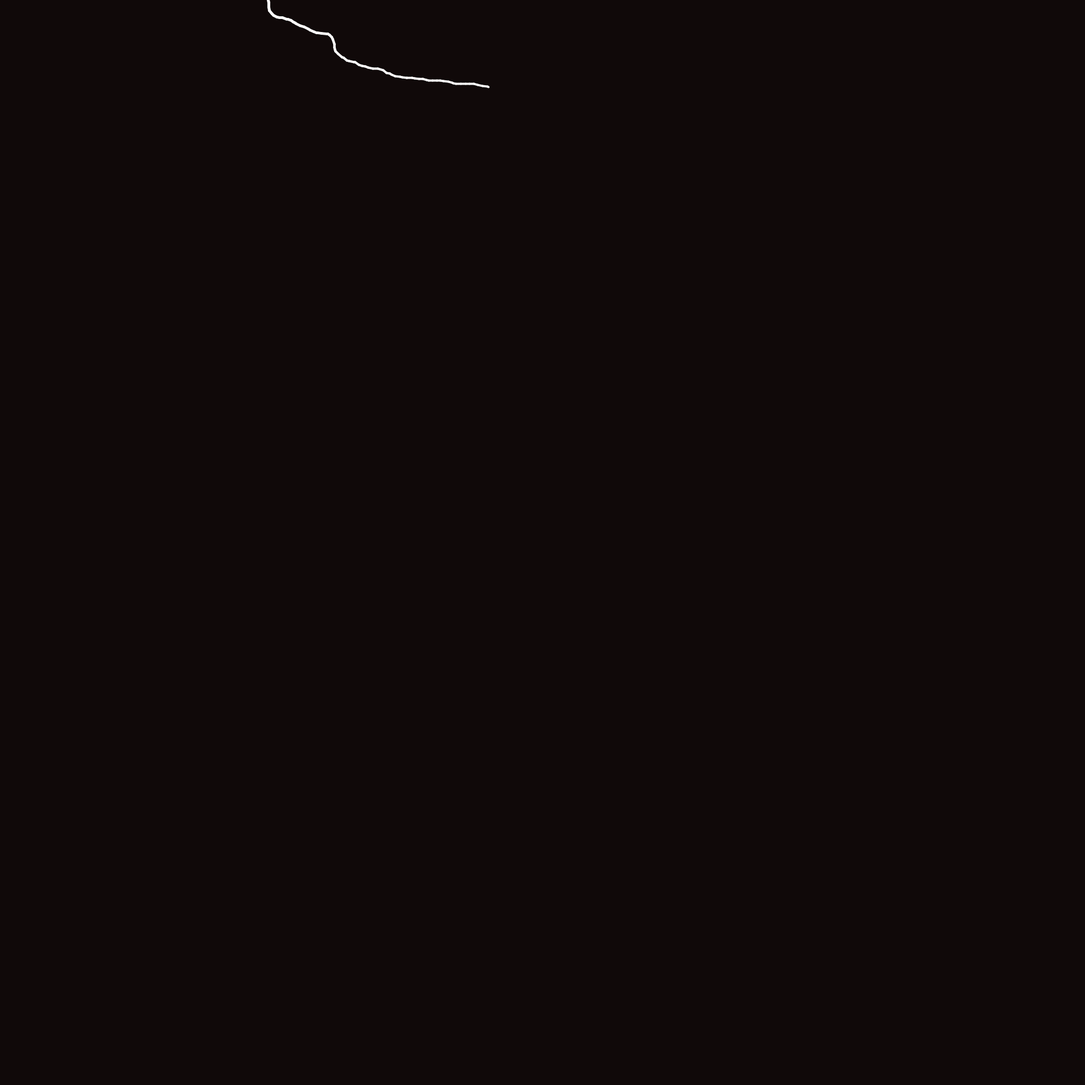
Frame 1 (no input)
Frame 60 (the mouse pressed at the canvas centre just before this capture): blank canvas, image omitted
Frame 120 (the mouse held since frame 60 and released just before this capture): blank canvas, image omitted

The Processing sketch that drew this single still picture (run headless with seeded random() and noise(); from frame 60 on, the mouse is pressed at the canvas centre):

// Processing sketch: lightning
// ── lightning.pde
int width = 900;
int height = 500;
 
 
float maxDTheta = PI/10;
float minDTheta = PI/20;
float maxTheta = PI/2;
float childGenOdds = .01;
 
float minBoltWidth = 3;
float maxBoltWidth = 10;
 
float minJumpLength = 1;
float maxJumpLength = 10;
 
boolean stormMode = true;
boolean fadeStrikes = true;
boolean randomColors = false;
float maxTimeBetweenStrikes = 3000;
 
color boltColor;
color skyColor;
 
 
lightningBolt bolt;
float lastStrike = 0;
float nextStrikeInNms = 0;
 
boolean playThunder = false;
boolean useDing = false;
 
//distance, in milliseconds, of the storm.
float meanDistance = 0;
//if the current time matches the time in this arraylist, it should fire!
ArrayList thunderTimes = new ArrayList();
 
 
void setup(){
  colorMode(HSB,100);
  smooth();
  size(2000, 2000);
  noFill();
  meanDistance = 1000*.5;
   
//  yellow = color(60/3.6,99,99);
//  red = color(0,99,99);
  boltColor = color(0,0,99);
  skyColor = color(0,0,10,20);
  background(skyColor);
 
  bolt = new lightningBolt(random(0,width),0,random(minBoltWidth,maxBoltWidth),0,minJumpLength,maxJumpLength,boltColor);
}
 
void draw(){
  //check if any of the stored times need to make a 'ding'
  if(playThunder && thunderTimes.size() > 0)
    if(millis() > (Float)thunderTimes.get(0)){
      thunderTimes.remove(0);
      println("boom!");
    }
   
  if(stormMode && millis()-lastStrike>nextStrikeInNms){//time for a new bolt?
    lastStrike = millis();
    nextStrikeInNms = random(0,maxTimeBetweenStrikes);
    
    //background changing
    float r; float g; float b;
    r = random(0, 50);
    g = random(0, 20);
    b = random(0, 50);
    skyColor = color(255, r, g, b);
    background(skyColor);
     
    bolt = new lightningBolt(random(0,width),0,random(minBoltWidth,maxBoltWidth),0,minJumpLength,maxJumpLength,boltColor);
    bolt.draw();
    if(playThunder)
      thunderTimes.add(bolt.getThunderTime());
    
    
  }
  else{
    if(fadeStrikes){
      noStroke();
      fill(skyColor);
      rect(0,0,width,height);
      noFill();
    }
  }
  
}
 
void stop(){
  super.stop();
}
 
int randomSign() //returns +1 or -1
{
  float num = random(-1,1);
  if(num==0)
    return -1;
  else
    return (int)(num/abs(num));
}
 
color randomColor(){
  return color(random(0,100),99,99);
}
 
color slightlyRandomColor(color inputCol,float length){
  float h = hue(inputCol);
  h = (h+random(-length,length))%100;
  return color(h,99,99);
}
// ── bolt.pde
class lightningBolt{
  float lineWidth0,theta,x0,y0,x1,y1,x2,y2,straightJump,straightJumpMax,straightJumpMin,lineWidth;
  color myColor;
  lightningBolt(float x0I, float y0I, float width0, float theta0, float jumpMin, float jumpMax, color inputColor){
 
    lineWidth0 = width0;
    lineWidth = width0;
    theta = theta0;
    x0 = x0I;
    y0 = y0I;
    x1 = x0I;
    y1 = y0I;
    x2 = x0I;
    y2 = y0I;
    straightJumpMin = jumpMin;
    straightJumpMax = jumpMax;
    myColor = inputColor;
    //it's a wandering line that goes straight for a while,
    //then does a jagged jump (large dTheta), repeats.
    //it does not aim higher than thetaMax
    //(where theta= 0 is down)
    straightJump = random(straightJumpMin,straightJumpMax);
  }
 
  //tells when the thunder should sound.
  float getThunderTime(){
    return (millis()+meanDistance*(1+random(-.1,.1)));
  }
 
  void draw()
  {
    while(y2<height && (x2>0 && x2<width))
    {
      strokeWeight(1);
       
      theta += randomSign()*random(minDTheta, maxDTheta);
      if(theta>maxTheta)
        theta = maxTheta;
      if(theta<-maxTheta)
        theta = -maxTheta;
         
      straightJump = random(straightJumpMin,straightJumpMax);
      x2 = x1-straightJump*cos(theta-HALF_PI);
      y2 = y1-straightJump*sin(theta-HALF_PI);
       
      if(randomColors)
        myColor = slightlyRandomColor(myColor,straightJump);
       
      lineWidth = map(y2, height,y0, 1,lineWidth0);
      if(lineWidth<0)
        lineWidth = 0;
      stroke(myColor);
      strokeWeight(lineWidth);
      line(x1,y1,x2,y2);
      x1=x2;
      y1=y2;
       
      //think about making a fork
      if(random(0,1)<childGenOdds){//if yes, have a baby!
        float newTheta = theta;
        newTheta += randomSign()*random(minDTheta, maxDTheta);
        if(theta>maxTheta)
          theta = maxTheta;
        if(theta<-maxTheta)
          theta = -maxTheta;
//        nForks++;
        (new lightningBolt(x2, y2, lineWidth, newTheta, straightJumpMin, straightJumpMax,boltColor)).draw();
        //it draws the whole limb before continuing.
      }
    }
  }
}
// ── interface.pde
void keyTyped(){
  if(key==' ')
  {
    noStroke();
    fill(0);
    rect(0,0,width,height);
    noFill();
    stroke(255,255,0);
  }
  if(key=='f'){
    fadeStrikes = !fadeStrikes;
  }
  if(key=='s'){
    //   println("toggle storm @"+lastStrike/1000);
    stormMode = !stormMode;
  }
  if(key=='-' || key=='_'){
    maxTimeBetweenStrikes = maxTimeBetweenStrikes*1.2;
  }
  if(key=='=' || key=='+'){
    maxTimeBetweenStrikes = maxTimeBetweenStrikes/1.2;
  } 
  if(key=='R' || key=='r'){
    maxTimeBetweenStrikes = 3000;
  } 
  if(key=='C' || key=='c'){
    randomColors = !randomColors;
  } 
  if(key=='A' || key=='a'){
    playThunder = !playThunder;
  }
}
 
 
void mouseClicked(){
//  println("click!");
  bolt = new lightningBolt(random(0,width),0,random(minBoltWidth,maxBoltWidth),0,minJumpLength,maxJumpLength,boltColor);
  bolt.draw();
  thunderTimes.add(bolt.getThunderTime());
}
